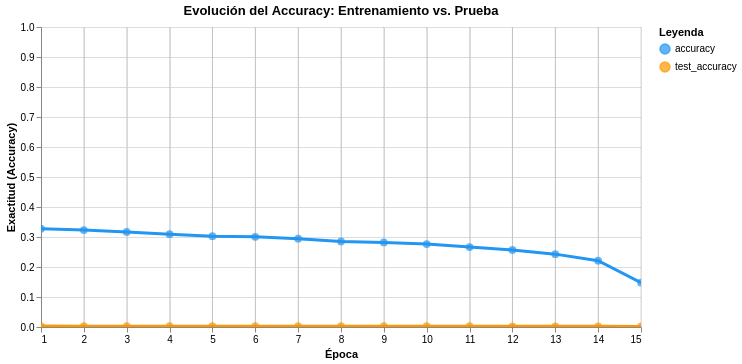
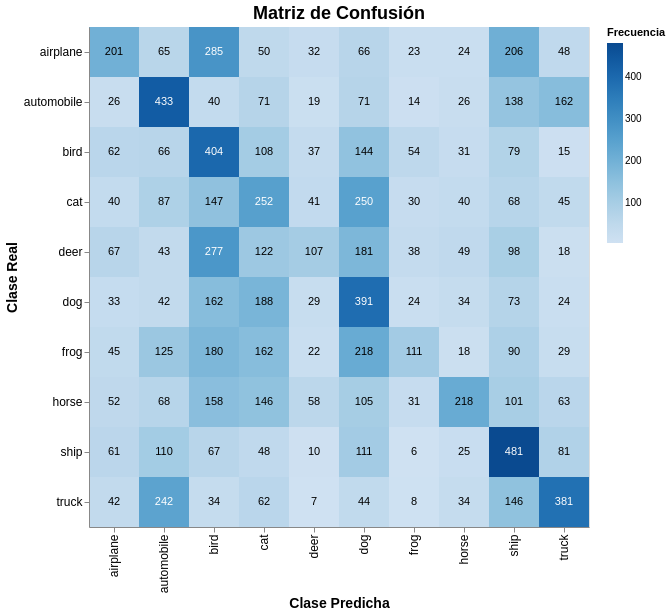

The cell these charts' notebook holds for them, in order:
### Markdown cell above
ahora, revicemos si nuestro entrenamiento ha funcionado

### Code cell
(dsTest, sizeTest) = downloadDataset("uoft-cs/cifar10", "test")
x, y = next(getBatch(
    dsTest, 
    batchSize=10000, 
    labels=("img", "label"), 
    size=sizeTest, 
    workerNumber=1, 
    split=0, 
    shape=(32, 32),
    label="test",
    classNumber=10
))

labelToMeaning = {
    0: "airplane",
    1: "automobile",
    2: "bird",
    3: "cat",
    4: "deer",
    5: "dog",
    6: "frog",
    7: "horse",
    8: "ship",
    9: "truck",
}

### Figure 1 — Vega-Lite specification as saved in the notebook (floating-point values rounded to 4 significant figures)
{"config": {"view": {"continuousWidth": 300, "continuousHeight": 300}}, "layer": [{"mark": {"type": "line", "strokeWidth": 3}, "encoding": {"color": {"field": "Dataset", "scale": {"domain": ["accuracy", "test_accuracy"], "range": ["#2196F3", "#FF9800"]}, "title": "Leyenda", "type": "nominal"}, "x": {"axis": {"tickMinStep": 1}, "field": "epoch", "title": "Época", "type": "quantitative"}, "y": {"field": "Acc", "scale": {"domain": [0, 1]}, "title": "Exactitud (Accuracy)", "type": "quantitative"}}, "name": "view_cdf7fd61400d0b34_0"}, {"mark": {"type": "point", "filled": true, "size": 60}, "encoding": {"color": {"field": "Dataset", "scale": {"domain": ["accuracy", "test_accuracy"], "range": ["#2196F3", "#FF9800"]}, "title": "Leyenda", "type": "nominal"}, "x": {"axis": {"tickMinStep": 1}, "field": "epoch", "title": "Época", "type": "quantitative"}, "y": {"field": "Acc", "scale": {"domain": [0, 1]}, "title": "Exactitud (Accuracy)", "type": "quantitative"}}}, {"data": {"name": "data-20d069dd7aec45d8743124feb776cb5f"}, "mark": {"type": "rule", "color": "gray"}, "encoding": {"opacity": {"condition": {"param": "param_0d383988c6781c04", "value": 0.3}, "value": 0}, "tooltip": [{"field": "epoch", "title": "Época", "type": "quantitative"}, {"field": "accuracy", "format": ".2%", "title": "Train Acc", "type": "quantitative"}, {"field": "test_accuracy", "format": ".2%", "title": "Test Acc", "type": "quantitative"}], "x": {"field": "epoch", "type": "quantitative"}}, "name": "view_413e3600e43c2b45_2"}], "data": {"name": "data-99cdb60e1e3e81574879f1b78aaee4e3"}, "height": 300, "params": [{"name": "param_0d383988c6781c04", "select": {"type": "point", "fields": ["epoch"], "nearest": true, "on": "mouseover"}, "views": ["view_413e3600e43c2b45_2"]}, {"name": "param_1e9efca18e7a2868", "select": {"type": "interval", "encodings": ["x", "y"]}, "bind": "scales", "views": ["view_cdf7fd61400d0b34_0"]}], "title": "Evolución del Accuracy: Entrenamiento vs. Prueba", "width": 600, "$schema": "https://vega.github.io/schema/vega-lite/v6.1.0.json", "datasets": {"data-99cdb60e1e3e81574879f1b78aaee4e3": [{"epoch": 1, "Dataset": "accuracy", "Acc": 0.3276}, {"epoch": 2, "Dataset": "accuracy", "Acc": 0.3233}, {"epoch": 3, "Dataset": "accuracy", "Acc": 0.3169}, {"epoch": 4, "Dataset": "accuracy", "Acc": 0.3096}, {"epoch": 5, "Dataset": "accuracy", "Acc": 0.3026}, {"epoch": 6, "Dataset": "accuracy", "Acc": 0.3008}, {"epoch": 7, "Dataset": "accuracy", "Acc": 0.2944}, {"epoch": 8, "Dataset": "accuracy", "Acc": 0.2851}, {"epoch": 9, "Dataset": "accuracy", "Acc": 0.2818}, {"epoch": 10, "Dataset": "accuracy", "Acc": 0.2764}, {"epoch": 11, "Dataset": "accuracy", "Acc": 0.2665}, {"epoch": 12, "Dataset": "accuracy", "Acc": 0.257}, {"epoch": 13, "Dataset": "accuracy", "Acc": 0.2429}, {"epoch": 14, "Dataset": "accuracy", "Acc": 0.221}, {"epoch": 15, "Dataset": "accuracy", "Acc": 0.1479}, {"epoch": 1, "Dataset": "test_accuracy", "Acc": 0.002935}, {"epoch": 2, "Dataset": "test_accuracy", "Acc": 0.002893}, {"epoch": 3, "Dataset": "test_accuracy", "Acc": 0.002869}, {"epoch": 4, "Dataset": "test_accuracy", "Acc": 0.002826}, {"epoch": 5, "Dataset": "test_accuracy", "Acc": 0.0028}, {"epoch": 6, "Dataset": "test_accuracy", "Acc": 0.002746}, {"epoch": 7, "Dataset": "test_accuracy", "Acc": 0.002722}, {"epoch": 8, "Dataset": "test_accuracy", "Acc": 0.002663}, {"epoch": 9, "Dataset": "test_accuracy", "Acc": 0.002608}, {"epoch": 10, "Dataset": "test_accuracy", "Acc": 0.002568}, {"epoch": 11, "Dataset": "test_accuracy", "Acc": 0.002517}, {"epoch": 12, "Dataset": "test_accuracy", "Acc": 0.002466}, {"epoch": 13, "Dataset": "test_accuracy", "Acc": 0.002382}, {"epoch": 14, "Dataset": "test_accuracy", "Acc": 0.002206}, {"epoch": 15, "Dataset": "test_accuracy", "Acc": 0.001883}], "data-20d069dd7aec45d8743124feb776cb5f": [{"epoch": 1, "accuracy": 0.3276, "test_accuracy": 0.002935}, {"epoch": 2, "accuracy": 0.3233, "test_accuracy": 0.002893}, {"epoch": 3, "accuracy": 0.3169, "test_accuracy": 0.002869}, {"epoch": 4, "accuracy": 0.3096, "test_accuracy": 0.002826}, {"epoch": 5, "accuracy": 0.3026, "test_accuracy": 0.0028}, {"epoch": 6, "accuracy": 0.3008, "test_accuracy": 0.002746}, {"epoch": 7, "accuracy": 0.2944, "test_accuracy": 0.002722}, {"epoch": 8, "accuracy": 0.2851, "test_accuracy": 0.002663}, {"epoch": 9, "accuracy": 0.2818, "test_accuracy": 0.002608}, {"epoch": 10, "accuracy": 0.2764, "test_accuracy": 0.002568}, {"epoch": 11, "accuracy": 0.2665, "test_accuracy": 0.002517}, {"epoch": 12, "accuracy": 0.257, "test_accuracy": 0.002466}, {"epoch": 13, "accuracy": 0.2429, "test_accuracy": 0.002382}, {"epoch": 14, "accuracy": 0.221, "test_accuracy": 0.002206}, {"epoch": 15, "accuracy": 0.1479, "test_accuracy": 0.001883}]}}

### Figure 2 — Vega-Lite specification as saved in the notebook (floating-point values rounded to 4 significant figures)
{"config": {"view": {"continuousWidth": 300, "continuousHeight": 300}, "axis": {"labelFontSize": 12, "titleFontSize": 14}, "title": {"anchor": "middle", "fontSize": 18}}, "layer": [{"mark": {"type": "rect"}, "encoding": {"color": {"field": "Cantidad", "scale": {"scheme": "blues"}, "title": "Frecuencia", "type": "quantitative"}, "tooltip": [{"field": "Actual", "type": "nominal"}, {"field": "Predicho", "type": "nominal"}, {"field": "Cantidad", "type": "quantitative"}], "x": {"field": "Predicho", "sort": ["airplane", "automobile", "bird", "cat", "deer", "dog", "frog", "horse", "ship", "truck"], "title": "Clase Predicha", "type": "ordinal"}, "y": {"field": "Actual", "sort": ["airplane", "automobile", "bird", "cat", "deer", "dog", "frog", "horse", "ship", "truck"], "title": "Clase Real", "type": "ordinal"}}}, {"mark": {"type": "text", "baseline": "middle"}, "encoding": {"color": {"condition": {"test": "(datum.Cantidad > 240.5)", "value": "white"}, "value": "black"}, "text": {"field": "Cantidad", "type": "quantitative"}, "x": {"field": "Predicho", "sort": ["airplane", "automobile", "bird", "cat", "deer", "dog", "frog", "horse", "ship", "truck"], "title": "Clase Predicha", "type": "ordinal"}, "y": {"field": "Actual", "sort": ["airplane", "automobile", "bird", "cat", "deer", "dog", "frog", "horse", "ship", "truck"], "title": "Clase Real", "type": "ordinal"}}}], "data": {"name": "data-1cb9e409dd5625b18b7dac218ba4b97f"}, "height": 500, "title": "Matriz de Confusión", "width": 500, "$schema": "https://vega.github.io/schema/vega-lite/v6.1.0.json", "datasets": {"data-1cb9e409dd5625b18b7dac218ba4b97f": [{"Actual": "airplane", "Predicho": "airplane", "Cantidad": 201}, {"Actual": "airplane", "Predicho": "automobile", "Cantidad": 65}, {"Actual": "airplane", "Predicho": "bird", "Cantidad": 285}, {"Actual": "airplane", "Predicho": "cat", "Cantidad": 50}, {"Actual": "airplane", "Predicho": "deer", "Cantidad": 32}, {"Actual": "airplane", "Predicho": "dog", "Cantidad": 66}, {"Actual": "airplane", "Predicho": "frog", "Cantidad": 23}, {"Actual": "airplane", "Predicho": "horse", "Cantidad": 24}, {"Actual": "airplane", "Predicho": "ship", "Cantidad": 206}, {"Actual": "airplane", "Predicho": "truck", "Cantidad": 48}, {"Actual": "automobile", "Predicho": "airplane", "Cantidad": 26}, {"Actual": "automobile", "Predicho": "automobile", "Cantidad": 433}, {"Actual": "automobile", "Predicho": "bird", "Cantidad": 40}, {"Actual": "automobile", "Predicho": "cat", "Cantidad": 71}, {"Actual": "automobile", "Predicho": "deer", "Cantidad": 19}, {"Actual": "automobile", "Predicho": "dog", "Cantidad": 71}, {"Actual": "automobile", "Predicho": "frog", "Cantidad": 14}, {"Actual": "automobile", "Predicho": "horse", "Cantidad": 26}, {"Actual": "automobile", "Predicho": "ship", "Cantidad": 138}, {"Actual": "automobile", "Predicho": "truck", "Cantidad": 162}, {"Actual": "bird", "Predicho": "airplane", "Cantidad": 62}, {"Actual": "bird", "Predicho": "automobile", "Cantidad": 66}, {"Actual": "bird", "Predicho": "bird", "Cantidad": 404}, {"Actual": "bird", "Predicho": "cat", "Cantidad": 108}, {"Actual": "bird", "Predicho": "deer", "Cantidad": 37}, {"Actual": "bird", "Predicho": "dog", "Cantidad": 144}, {"Actual": "bird", "Predicho": "frog", "Cantidad": 54}, {"Actual": "bird", "Predicho": "horse", "Cantidad": 31}, {"Actual": "bird", "Predicho": "ship", "Cantidad": 79}, {"Actual": "bird", "Predicho": "truck", "Cantidad": 15}, {"Actual": "cat", "Predicho": "airplane", "Cantidad": 40}, {"Actual": "cat", "Predicho": "automobile", "Cantidad": 87}, {"Actual": "cat", "Predicho": "bird", "Cantidad": 147}, {"Actual": "cat", "Predicho": "cat", "Cantidad": 252}, {"Actual": "cat", "Predicho": "deer", "Cantidad": 41}, {"Actual": "cat", "Predicho": "dog", "Cantidad": 250}, {"Actual": "cat", "Predicho": "frog", "Cantidad": 30}, {"Actual": "cat", "Predicho": "horse", "Cantidad": 40}, {"Actual": "cat", "Predicho": "ship", "Cantidad": 68}, {"Actual": "cat", "Predicho": "truck", "Cantidad": 45}, {"Actual": "deer", "Predicho": "airplane", "Cantidad": 67}, {"Actual": "deer", "Predicho": "automobile", "Cantidad": 43}, {"Actual": "deer", "Predicho": "bird", "Cantidad": 277}, {"Actual": "deer", "Predicho": "cat", "Cantidad": 122}, {"Actual": "deer", "Predicho": "deer", "Cantidad": 107}, {"Actual": "deer", "Predicho": "dog", "Cantidad": 181}, {"Actual": "deer", "Predicho": "frog", "Cantidad": 38}, {"Actual": "deer", "Predicho": "horse", "Cantidad": 49}, {"Actual": "deer", "Predicho": "ship", "Cantidad": 98}, {"Actual": "deer", "Predicho": "truck", "Cantidad": 18}, {"Actual": "dog", "Predicho": "airplane", "Cantidad": 33}, {"Actual": "dog", "Predicho": "automobile", "Cantidad": 42}, {"Actual": "dog", "Predicho": "bird", "Cantidad": 162}, {"Actual": "dog", "Predicho": "cat", "Cantidad": 188}, {"Actual": "dog", "Predicho": "deer", "Cantidad": 29}, {"Actual": "dog", "Predicho": "dog", "Cantidad": 391}, {"Actual": "dog", "Predicho": "frog", "Cantidad": 24}, {"Actual": "dog", "Predicho": "horse", "Cantidad": 34}, {"Actual": "dog", "Predicho": "ship", "Cantidad": 73}, {"Actual": "dog", "Predicho": "truck", "Cantidad": 24}, {"Actual": "frog", "Predicho": "airplane", "Cantidad": 45}, {"Actual": "frog", "Predicho": "automobile", "Cantidad": 125}, {"Actual": "frog", "Predicho": "bird", "Cantidad": 180}, {"Actual": "frog", "Predicho": "cat", "Cantidad": 162}, {"Actual": "frog", "Predicho": "deer", "Cantidad": 22}, {"Actual": "frog", "Predicho": "dog", "Cantidad": 218}, {"Actual": "frog", "Predicho": "frog", "Cantidad": 111}, {"Actual": "frog", "Predicho": "horse", "Cantidad": 18}, {"Actual": "frog", "Predicho": "ship", "Cantidad": 90}, {"Actual": "frog", "Predicho": "truck", "Cantidad": 29}, {"Actual": "horse", "Predicho": "airplane", "Cantidad": 52}, {"Actual": "horse", "Predicho": "automobile", "Cantidad": 68}, {"Actual": "horse", "Predicho": "bird", "Cantidad": 158}, {"Actual": "horse", "Predicho": "cat", "Cantidad": 146}, {"Actual": "horse", "Predicho": "deer", "Cantidad": 58}, {"Actual": "horse", "Predicho": "dog", "Cantidad": 105}, {"Actual": "horse", "Predicho": "frog", "Cantidad": 31}, {"Actual": "horse", "Predicho": "horse", "Cantidad": 218}, {"Actual": "horse", "Predicho": "ship", "Cantidad": 101}, {"Actual": "horse", "Predicho": "truck", "Cantidad": 63}, {"Actual": "ship", "Predicho": "airplane", "Cantidad": 61}, {"Actual": "ship", "Predicho": "automobile", "Cantidad": 110}, {"Actual": "ship", "Predicho": "bird", "Cantidad": 67}, {"Actual": "ship", "Predicho": "cat", "Cantidad": 48}, {"Actual": "ship", "Predicho": "deer", "Cantidad": 10}, {"Actual": "ship", "Predicho": "dog", "Cantidad": 111}, {"Actual": "ship", "Predicho": "frog", "Cantidad": 6}, {"Actual": "ship", "Predicho": "horse", "Cantidad": 25}, {"Actual": "ship", "Predicho": "ship", "Cantidad": 481}, {"Actual": "ship", "Predicho": "truck", "Cantidad": 81}, {"Actual": "truck", "Predicho": "airplane", "Cantidad": 42}, {"Actual": "truck", "Predicho": "automobile", "Cantidad": 242}, {"Actual": "truck", "Predicho": "bird", "Cantidad": 34}, {"Actual": "truck", "Predicho": "cat", "Cantidad": 62}, {"Actual": "truck", "Predicho": "deer", "Cantidad": 7}, {"Actual": "truck", "Predicho": "dog", "Cantidad": 44}, {"Actual": "truck", "Predicho": "frog", "Cantidad": 8}, {"Actual": "truck", "Predicho": "horse", "Cantidad": 34}, {"Actual": "truck", "Predicho": "ship", "Cantidad": 146}, {"Actual": "truck", "Predicho": "truck", "Cantidad": 381}]}}
